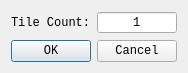
<?xml version="1.0" encoding="UTF-8"?>
<ui version="4.0">
 <class>TileCfgDlg</class>
 <widget class="QDialog" name="TileCfgDlg">
  <property name="geometry">
   <rect>
    <x>0</x>
    <y>0</y>
    <width>174</width>
    <height>67</height>
   </rect>
  </property>
  <property name="windowTitle">
   <string>Tile Config</string>
  </property>
  <layout class="QGridLayout" name="gridLayout">
   <item row="1" column="0" colspan="2">
    <widget class="QDialogButtonBox" name="btnBox">
     <property name="font">
      <font>
       <family>Consolas</family>
      </font>
     </property>
     <property name="orientation">
      <enum>Qt::Horizontal</enum>
     </property>
     <property name="standardButtons">
      <set>QDialogButtonBox::Cancel|QDialogButtonBox::Ok</set>
     </property>
    </widget>
   </item>
   <item row="0" column="0">
    <widget class="QLabel" name="tileMaxLbl">
     <property name="font">
      <font>
       <family>Consolas</family>
      </font>
     </property>
     <property name="text">
      <string>Tile Count:</string>
     </property>
    </widget>
   </item>
   <item row="0" column="1">
    <widget class="QSpinBox" name="tileMax">
     <property name="font">
      <font>
       <family>Consolas</family>
      </font>
     </property>
     <property name="alignment">
      <set>Qt::AlignCenter</set>
     </property>
     <property name="buttonSymbols">
      <enum>QAbstractSpinBox::NoButtons</enum>
     </property>
     <property name="minimum">
      <number>1</number>
     </property>
     <property name="maximum">
      <number>127</number>
     </property>
    </widget>
   </item>
  </layout>
 </widget>
 <resources/>
 <connections>
  <connection>
   <sender>btnBox</sender>
   <signal>accepted()</signal>
   <receiver>TileCfgDlg</receiver>
   <slot>accept()</slot>
   <hints>
    <hint type="sourcelabel">
     <x>248</x>
     <y>254</y>
    </hint>
    <hint type="destinationlabel">
     <x>157</x>
     <y>274</y>
    </hint>
   </hints>
  </connection>
  <connection>
   <sender>btnBox</sender>
   <signal>rejected()</signal>
   <receiver>TileCfgDlg</receiver>
   <slot>reject()</slot>
   <hints>
    <hint type="sourcelabel">
     <x>316</x>
     <y>260</y>
    </hint>
    <hint type="destinationlabel">
     <x>286</x>
     <y>274</y>
    </hint>
   </hints>
  </connection>
 </connections>
</ui>
